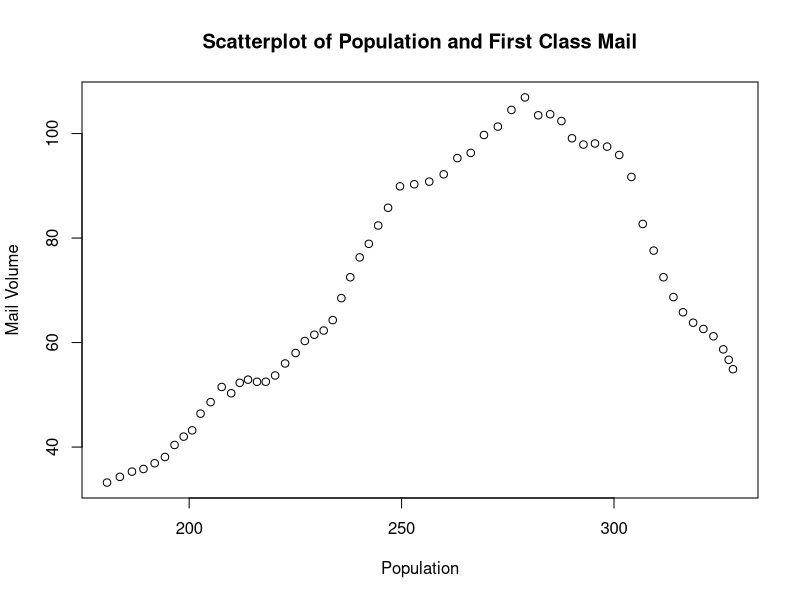
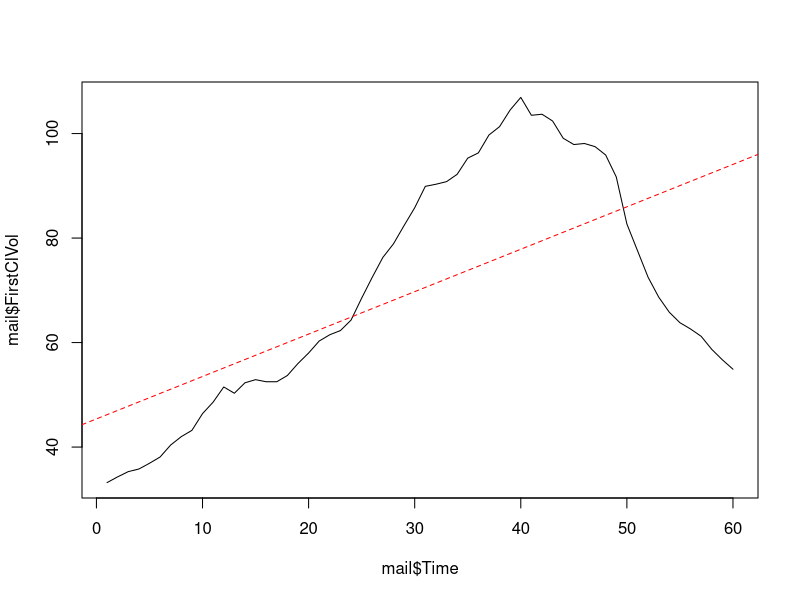

Reproduce these figures in R, in order.
## ---- chunk 1
knitr::opts_chunk$set(echo = TRUE, message = FALSE, warning = FALSE)
## ---- chunk 2
library(readxl)

sessionInfo()
## ---- chunk 3
mail <- read_excel("../Data/First Class Mail.xlsx")
## ---- chunk 4
plot(mail$PopUSA, mail$FirstClVol,
     main = "Scatterplot of Population and First Class Mail",
     xlab = "Population",
     ylab = "Mail Volume")
## ---- chunk 5
model_1 <- lm(FirstClVol ~ PopUSA, data = mail)
model_1
## ---- chunk 6

newPrediction <- data.frame(PopUSA = 300)

predict(model_1,
        newdata = newPrediction,
        interval = "confidence",
        level = .8)
## ---- chunk 7
model_1$coefficients[2]*10
## ---- chunk 8
plot(mail$Time,mail$FirstClVol, type = "l")
abline(lm(FirstClVol ~ Time, data = mail),lty = 2, col = "red")
